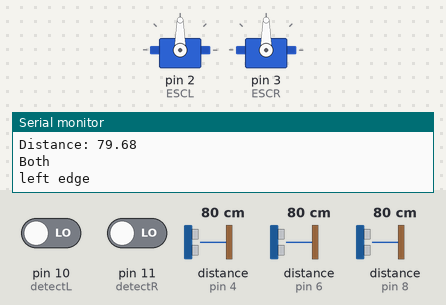
A sketch run on a simulated Arduino Uno, built with avr-gcc and run on an emulated ATmega328P. Shown: 2 × servo, the last lines printed to the serial monitor. Wiring (inferred from the names in the program): ultrasonic range finder: trigger pin 5; echo pin 4. The inputs (shaded band) are chosen by the test bench; at power-on: distance to the obstacle (sensors on pin 4, pin 6, pin 8) 80 cm, pin 10 (detectL) LOW, pin 11 (detectR) LOW. The echo pulse lasts 58.3 µs per cm.

Above: at 1.7 s.
1.8 s: distance to the obstacle (sensor on pin 4) set to 53 cm
At 2.0 s:
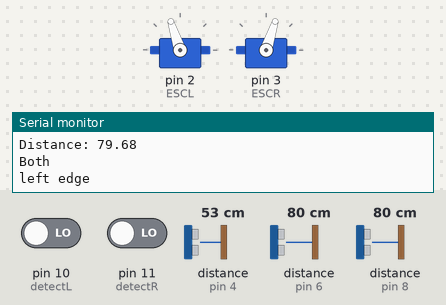
7.2 s: distance to the obstacle (sensor on pin 4) set to 44 cm
At 7.51 s:
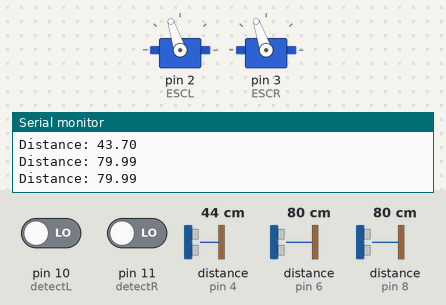
10.7 s: pin 10 (detectL) driven HIGH
At 11.6 s:
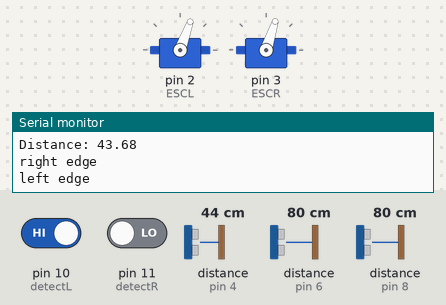
14.2 s: distance to the obstacle (sensor on pin 4) set to 33 cm
17.7 s: distance to the obstacle (sensor on pin 4) set to 27 cm
Timing chart, 0 to 23.4 s (numbered marks = the images above; inputs shaded):
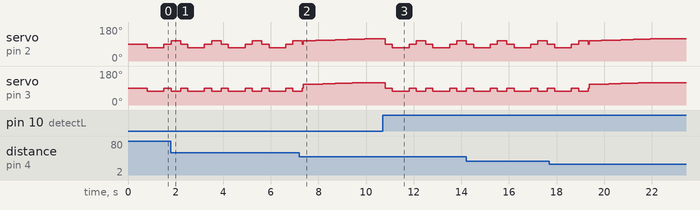

The sketch:

combine.ino
```cpp
//setup ultrosonic
const int trigPinF = 5;
const int echoPinF = 4;

const int trigPinL = 7;
const int echoPinL = 6;

const int trigPinR = 9;
const int echoPinR = 8;

//setup motor
#include <Servo.h>;
Servo ESCL;
Servo ESCR;
int pos = 0; //Sets position variable

//edge sensor
#define detectL 10
#define detectR 11

void arm(){
setSpeedL(0); //Sets speed variable delay(1000);
setSpeedR(0); //Sets speed variable delay(1000);
}

//Speed control
void setSpeedL(int speed){
  int angle = map(speed, -100, 100, 0, 180); //Sets servo positions to different speeds ESC1.write(angle);
  ESCL.write(angle);
  // delay(1000);
}
void setSpeedR(int speed){
  int angle = map(speed, -100, 100, 0, 180); //Sets servo positions to different speeds ESC1.write(angle);
  ESCR.write(angle);
  // delay(1000);
}


void setup() {
  //motor
  ESCL.attach(2, 1000, 2000); //Adds ESC to certain pin.
  ESCR.attach(3, 1000, 2000); //Adds ESC to certain pin.
  setSpeedL(0);
  setSpeedR(0);
  delay(500);
  //arm();

  // put your setup code here, to run once:
  //ultrosonic
  pinMode(trigPinF, OUTPUT);
  pinMode(echoPinF, INPUT);
  pinMode(trigPinL, OUTPUT);
  pinMode(echoPinL, INPUT);
  pinMode(trigPinR, OUTPUT);
  pinMode(echoPinR, INPUT);


  //edge
  pinMode(detectL,INPUT);
  pinMode(detectR,INPUT);

  Serial.begin(9600);

}

void attack(int a) {
  if(a == 1){
    setSpeedR(10);
    setSpeedL(11);
  } else{
    setSpeedR(0);
    setSpeedL(0);
    //delay(50);
    setSpeedR(20);
    setSpeedL(22);
    //delay(50);
    Serial.println("attack");
  }

  if(digitalRead(detectR) || digitalRead(detectL)) {
    setSpeedR(0);
  setSpeedL(0);
  }
}


void move_back(){
  Serial.println("left edge");
  setSpeedR(0);
  setSpeedL(0);
  delay(300);
  setSpeedL(-22);
  setSpeedR(-20);

  delay(700);
  setSpeedR(0);
  setSpeedL(0);
  delay(300);
}
void turn_left(){
  setSpeedR(-20);
  setSpeedL(20);
  delay(400);
  setSpeedR(0);
  setSpeedL(0);
}

void turn_right(){
  setSpeedL(20);
  setSpeedR(-20);
  delay(400);
  setSpeedR(0);
  setSpeedL(0);
}

void search(){
  //setSpeedR(13);
  setSpeedR(0);
  setSpeedL(0);
  setSpeedL(27);
  setSpeedR(19);
  delay(100);
  setSpeedL(0);
  //setSpeedR(21);
  setSpeedR(0);
  delay(10);


  //setSpeedR(-20);
}


float ultro(const int tri, const int echo){
  float result;
  float duration;
  digitalWrite(tri, LOW);
  delayMicroseconds(2);
  digitalWrite(tri, HIGH);
  delayMicroseconds(10);
  digitalWrite(tri, LOW);
  duration = pulseIn(echo, HIGH);

  result = (duration*.0343)/2;
  Serial.print("Distance: ");
  Serial.println(result);

  return result;
}


int attack_counter = 200;


void loop() {
  int speedL, speedR;

  //edge
  //low is white, hight is black
  int edgeL = digitalRead(detectL);
  int edgeR = digitalRead(detectR);
  float disF = ultro(trigPinF, echoPinF);
  //delay(1000);
  if(!digitalRead(detectL) && digitalRead(detectR) && disF > 30){//left sensor reaching edge
    //right back turn
    move_back();
    turn_left();
    //setSpeedR(0);
    //setSpeedL(0);
    attack_counter = 200;

  }else if(!digitalRead(detectR) && digitalRead(detectL) && disF>30){
    //left back turn
    Serial.println("right edge");
    // setSpeedR(0);
    // setSpeedL(0);
    move_back();
    turn_right();
    attack_counter = 200;
  }

  else if((!digitalRead(detectL)) && (!digitalRead(detectR)) && disF >50){//both sesnor
    Serial.println("Both");
    //back
    move_back();
    turn_right();
    setSpeedR(0);
    setSpeedL(0);
    attack_counter = 200;

    //turn around
  }

  else if((!digitalRead(detectL)) && (!digitalRead(detectR)) && disF < 30){
    // setSpeedR(0);
    // setSpeedL(0);
    // delay(20);

    setSpeedR(22);
    setSpeedL(20);
    attack_counter = 200;
  }

  else{
    //no edge sensor, activate Search or attack
    Serial.println("Not edge");
    float disF = ultro(trigPinF, echoPinF);
    float disL = ultro(trigPinL, echoPinL);
    float disR = ultro(trigPinR, echoPinR);
    // Serial.println(disR);

    if(disF < 60){//front detect
      Serial.println("Front side enemy");
      //attack(att_counter);
      //att_counter = 1;
      // setSpeedR(0);
      // setSpeedL(0);
      // delay(20);

      // setSpeedR(22);
      // setSpeedL(20);
      // if(60> disF > 12){
      //   setSpeedR(0);
      //   setSpeedL(0);
      //   delay(5);

      //   setSpeedR(22);
      //   setSpeedL(20);
      // } else { //强力攻击
      //   setSpeedR(0);
      //   setSpeedL(0);
      //   delay(5);

      //   setSpeedR(33);
      //   setSpeedL(30);
      // }
    //delay(1000);
      setSpeedR(0);
      setSpeedL(0);
      delay(5);

      setSpeedR((attack_counter + 20)/10);
      setSpeedL(attack_counter/10);
      //forward attack
      if(attack_counter < 300){
        attack_counter = attack_counter + 4;
      }

    } else if(disL < 60){//one of the sensors detecting
      //left turn, attack
      attack_counter = 20;
      Serial.println("left side enemy");
      //delay(1000);
      setSpeedR(0);
      setSpeedL(0);
      delay(5);
      setSpeedR(25);
      delay(20);


    }else if(disR < 60){
      attack_counter = 200;
      Serial.println("Right side enemy");
      //delay(1000);

      setSpeedR(0);
      setSpeedL(0);
      delay(5);
      setSpeedL(19);
      delay(5);


      //right turn, attack
    }else{//no sensor detected
      Serial.println("Searching");
      search();
      attack_counter = 200;
      //delay(1000);
      //search
    }
    Serial.println("1");
  }


  //需要测试内容：
  //1. 左右转90°所需速度和时间
  //2. searching function
  //3. 躲避edge的速度和时间
  //4. 检测距离50cm是否合理
  //5. 去掉所有条件中的delay测试
  //

}
```

Measured:
- the behaviour switches between 50 and 49 cm on distance to the obstacle (sensor on pin 4) (found by bisection; images 1 and 2)
- after the input at 10.7 s, servo on pin 2 (ESCL): 117° → 90° after 0.10 s, → 70° 0.30 s later, → 90° 0.70 s later, → 108° 0.30 s later, … (8 changes in this stretch); servo on pin 3 (ESCR): 118° → 90° after 0.10 s, → 72° 0.30 s later, → 90° 0.70 s later, → 72° 0.30 s later, … (8 changes in this stretch)
- by itself, servo on pin 2 (ESCL): repeats every 1.7 s: 90° 0.30 s, 70° 0.70 s, 90° 0.30 s, 108° 0.40 s
- by itself, servo on pin 3 (ESCR): repeats every 1.7 s: 90° 0.30 s, 72° 0.70 s, 90° 0.30 s, 72° 0.40 s
